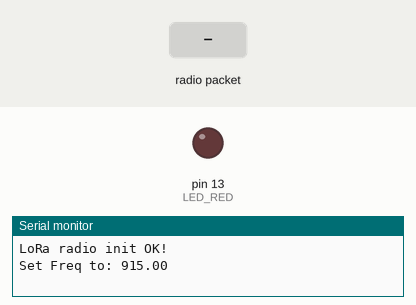
Simulated run of this sketch. Board: Arduino Uno, built with avr-gcc and run on an emulated ATmega328P. Parts: output pins drawn as LEDs (lit = HIGH), the last lines printed to the serial monitor. Inputs (shaded band) come from the test bench. Random numbers use the default seed unless the sketch sets one; no radio packets arrive unless stated; pins used as bus, display or sensor lines are not drawn.

Above: at 3.3 s.
3.4 s: radio packet "1" arrives
At 21.3 s:
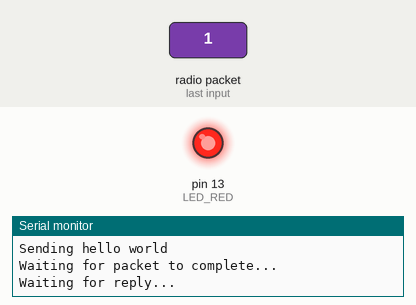
Timing chart, 0 to 31.4 s (numbered marks = the images above; inputs shaded):
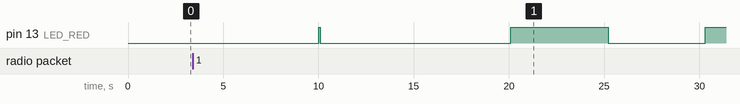

The sketch:

TransmissionTest.ino
```cpp
// f1 MAC: 98:76:B6:12:99:a5
#include <RHReliableDatagram.h>
#include <RH_RF95.h>
#include <SPI.h>
#include <SD.h>

#define RFM95_CS    8
#define RFM95_INT   3
#define RFM95_RST   4
#define LED_RED     LED_BUILTIN
#define SD_CS       10

#define CLIENT_ADDRESS 1
#define SERVER_ADDRESS 2

#define SYNC_WORD 0x34

// Should these be switched to #define?
int led = LED_BUILTIN;
int sense1 = A0; // sensor signal pin 1
int sense2 = A2; // sensor signal pin 2
float val1 = 0.0;  // variable to store the value read
float val2 = 0.0;  // variable to store the value read
int REPORT_INT = 10.0; // interval at which to record and report data

// Change to 434.0 or other frequency, must match RX's freq!
#define RF95_FREQ 915.0

// Singleton instance of the radio driver
RH_RF95 rf95(RFM95_CS, RFM95_INT);
RHReliableDatagram manager(rf95, CLIENT_ADDRESS);

File logfile;

void setup() {
  pinMode(led, OUTPUT);
  pinMode(RFM95_RST, OUTPUT);

  // RF95 Initialization
  // manual reset
  digitalWrite(RFM95_RST, HIGH);
  digitalWrite(RFM95_RST, LOW);
  delay(100);
  digitalWrite(RFM95_RST, HIGH);
  delay(10);

  Serial.begin(9600);
  delay(2000);

  // if (!manager.init())
	// 	Serial.println("Manager init failed");
  //   error(2);
  //   while(1);
  // Serial.println("Manager init OK!");

  while (!rf95.init()) {
    Serial.println("LoRa radio init failed");
    Serial.println("Uncomment '#define SERIAL_DEBUG' in RH_RF95.cpp for detailed debug info");
    error(1);
    while (1);
  }
  Serial.println("LoRa radio init OK!");

  // Defaults after init are 434.0MHz, modulation GFSK_Rb250Fd250, +13dbM
  if (!rf95.setFrequency(RF95_FREQ)) {
    Serial.println("setFrequency failed");
    error(3);
    while(1);
  }
  Serial.print("Set Freq to: "); Serial.println(RF95_FREQ);

  // Defaults after init are 434.0MHz, 13dBm, Bw = 125 kHz, Cr = 4/5, Sf = 128chips/symbol, CRC on

  // The default transmitter power is 13dBm, using PA_BOOST.
  // If you are using RFM95/96/97/98 modules which uses the PA_BOOST transmitter pin, then
  // you can set transmitter powers from 5 to 23 dBm:
  rf95.setTxPower(23, false);
  rf95.setPreambleLength(8);
  rf95.setCodingRate4(5);
  // rf95.enableCrc();
  rf95.setSpreadingFactor(8);
  rf95.setSignalBandwidth(125E3);
  // rf95.setSyncWord(SYNC_WORD);
}

int16_t counter = 0;  // packet counter, we increment per xmission
uint8_t buf[RH_RF95_MAX_MESSAGE_LEN];
unsigned long start = 0;

// Device will record values every REPORT_INT and
// attempt to make 30 reports at random intervals
// in that time if it doesn't hear a response
void loop() {
  delay(100);
  unsigned long end = millis();
  unsigned long duration = end - start;

  if (duration / 1000 >= REPORT_INT) {
    start = end;

    // Gymnastics required to get analogRead val into float
    char radiopacket[20] = {' '};
    sprintf(radiopacket, "%s", "hello world");

    itoa(counter++, radiopacket+13, 10);
    bool reply_flag = false;

    int attempts = 1;
    while ((!reply_flag) && (attempts < 30) && (((millis() - start) / 1000) < REPORT_INT)) {
      int rand_time = rand() % 5 + 1;
      Serial.print("Attempt "); Serial.println(attempts);
      Serial.print("Sending "); Serial.println(radiopacket);
      digitalWrite(led, HIGH);    // turn the LED on

      delay(10);
    // =============================== BASIC TRANSMISSION ===============================
      rf95.send((uint8_t *)radiopacket, strlen(radiopacket)+1);

      Serial.println("Waiting for packet to complete...");
      delay(10);
      rf95.waitPacketSent();
      // Now wait for a reply
      uint8_t buf[RH_RF95_MAX_MESSAGE_LEN];
      uint8_t len = sizeof(buf);

      Serial.println("Waiting for reply...");

      if (rf95.waitAvailableTimeout(5000)) {
        // Should be a reply message for us now
        if (rf95.recv(buf, &len)) {
          Serial.print("Got reply: ");
          Serial.println((char*)buf);
          Serial.print("RSSI: ");
          Serial.println(rf95.lastRssi(), DEC);
          reply_flag = true;
        } else {
          Serial.println("Receive failed");
          break;
        }
      } else {
        Serial.println("No reply, is there a listener around?");
        attempts += 1;
        digitalWrite(led, LOW);    // turn the LED off
        delay(rand_time * 1000);
      }
    // =============================== END BASIC TRANSMISSION ===============================
    }
    digitalWrite(led, LOW);    // turn the LED off
  }
}

// blink out an error code
void error(uint8_t errnum) {
  while(1) {
    uint8_t i;
    for (i=0; i<errnum; i++) {
      digitalWrite(LED_RED, HIGH);
      delay(200);
      digitalWrite(LED_RED, LOW);
      delay(200);
      yield();
    }
    for (i=errnum; i<10; i++) {
      delay(300);
      yield();
    }
  }
}
```
